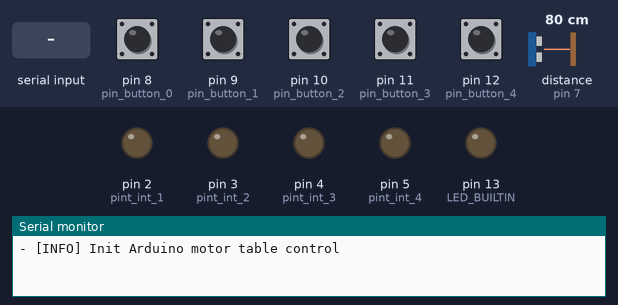
This sketch was run on a simulated Arduino Uno, built with avr-gcc and run on an emulated ATmega328P. On the bench: output pins drawn as LEDs (lit = HIGH), the last lines printed to the serial monitor. Dashed ring = blinking. The inputs (shaded band) are chosen by the test bench; at power-on: pin 8 (pin_button_0), pin 9 (pin_button_1), pin 10 (pin_button_2), pin 11 (pin_button_3), pin 12 (pin_button_4) HIGH, distance to the obstacle (sensor on pin 7) 80 cm. The echo pulse lasts 58.3 µs per cm; EEPROM starts erased; pins used as bus, display or sensor lines are not drawn.

Above: at 2.2 s.
2.3 s: pin 8 (pin_button_0) pulled LOW for 0.15 s
At 3.2 s:
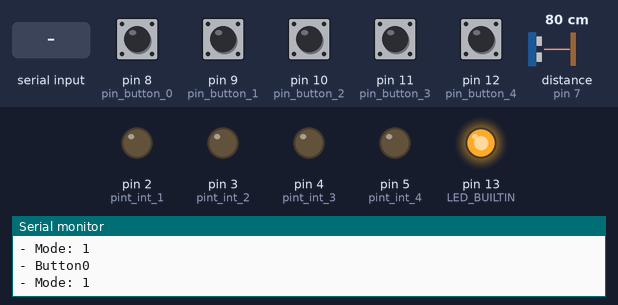
3.9 s: pin 11 (pin_button_3) pulled LOW for 0.15 s
At 4.4 s:
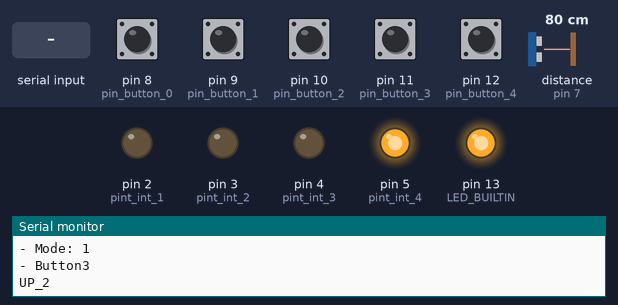
6.4 s: pin 12 (pin_button_4) pulled LOW for 0.15 s
At 7.2 s:
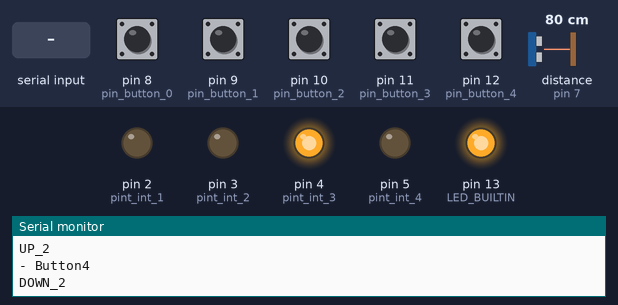
8.9 s: "up1\n" received over Serial
At 9.5 s:
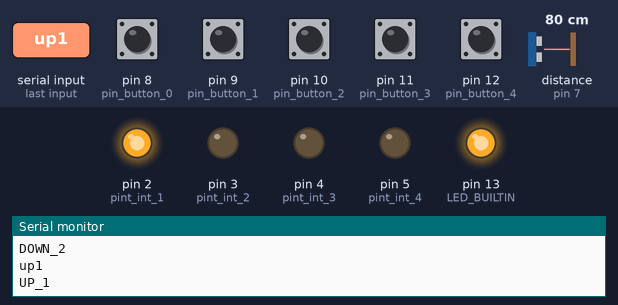
11.4 s: pin 9 (pin_button_1) pulled LOW for 0.15 s
At 11.9 s:
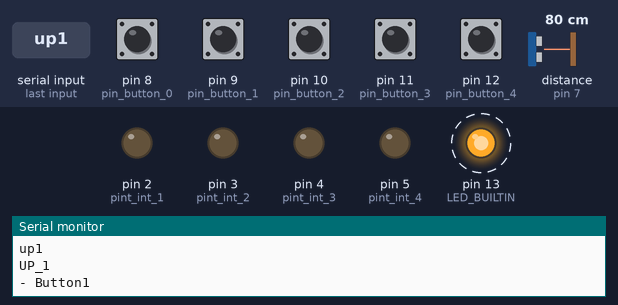
Timing chart, 0 to 14.4 s (numbered marks = the images above; inputs shaded):
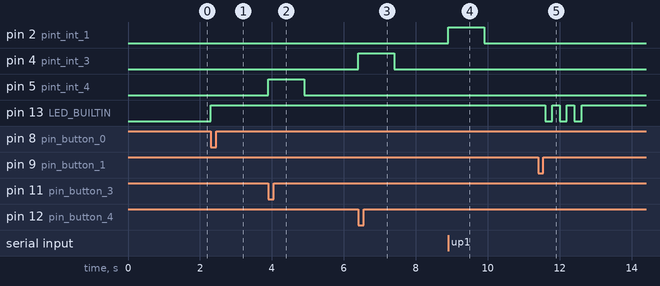

The sketch:

controller.ino
```cpp
#include <EEPROM.h>

// Stop
bool stop_on = false;

// Motor
int pint_int_1 = 2;
int pint_int_2 = 3;
int pint_int_3 = 4;
int pint_int_4 = 5;

// Ultrasonic sensor
int num_shots = 2;
int address_1  = 45;
int address_2  = 85;
int pin_sensor_trig  = 6;
int pin_sensor_echo  = 7;
long duration;
int distance;

// Buttons
int mode = 0;
int max_mode = 1;
int pin_button_0 = 8;
int last_state_pin_button_0 = 1;
int pin_button_1 = 9;
int pin_button_2 = 10;
int pin_button_3 = 11;
int pin_button_4 = 12;

void setup() {
  Serial.begin(9600);
  pinMode(pint_int_1, OUTPUT);
  pinMode(pint_int_2, OUTPUT);
  pinMode(pint_int_3, OUTPUT);
  pinMode(pint_int_4, OUTPUT);
  pinMode(pin_sensor_trig, OUTPUT);
  pinMode(pin_sensor_echo, INPUT);
  pinMode(pin_button_0, INPUT_PULLUP);
  pinMode(pin_button_1, INPUT_PULLUP);
  pinMode(pin_button_2, INPUT_PULLUP);
  pinMode(pin_button_3, INPUT_PULLUP);
  pinMode(pin_button_4, INPUT_PULLUP);
  pinMode(LED_BUILTIN, OUTPUT);
  Serial.println("- [INFO] Init Arduino motor table control");
  LedOff();
}

void loop () {
  serialMonitorControl();
  buttonControl();
}

void led_save (int delay_led, int num_led_on) {
  digitalWrite(13, LOW);
  for(int i = 0; i<num_led_on; i++){
    digitalWrite(13, HIGH);
    delay(delay_led);
    digitalWrite(13, LOW);
    delay(delay_led);
  }
}

void serialMonitorControl () {
  if (Serial.available() > 0) {
    String s = Serial.readStringUntil('\n');
    s.trim();
    Serial.println(s);

    // Sensor
    if (s.equals("u_read")) {
      readDistance();
    }
    if (s.equals("m_read_1")) {
      Serial.println(readIntFromEEPROM(address_1));
    }
    if (s.equals("m_read_2")) {
      Serial.println(readIntFromEEPROM(address_2));
    }
    if (s.equals("m_write_1")) {
      sensorWritePosition(address_1);
    }
    if (s.equals("m_write_2")) {
      sensorWritePosition(address_2);
    }
    if (s.equals("to_position_1")) {
      toPosition(address_1);
    }
    if (s.equals("to_position_2")) {
      toPosition(address_2);
    }

    // Motors

    if (s.equals("up1")) {
      Up1();
    }
    if (s.equals("down1")) {
      Down1();
    }
    if (s.equals("up2")) {
      Up2();
    }
    if (s.equals("down2")) {
      Down2();
    }
    if (s.equals("up")) {
      Up();
    }
    if (s.equals("down")) {
      Down();
    }

    if (s.equals("help")) {
      Serial.println("- Commands: up, down, up[number_motor], down[number_motor]");
    }
  }
}

void buttonControl () {

  byte buttonStateButton0 = digitalRead(pin_button_0);
  byte buttonStateButton1 = digitalRead(pin_button_1);
  byte buttonStateButton2 = digitalRead(pin_button_2);
  byte buttonStateButton3 = digitalRead(pin_button_3);
  byte buttonStateButton4 = digitalRead(pin_button_4);


  // Mode
  if (buttonStateButton0 == LOW) {
    Serial.println("- Button0");
    if (stop_on != true) {
      if (last_state_pin_button_0 == 1)
      {
        mode = mode + 1;
        if (mode > max_mode) {
          mode = 0;
        }
        last_state_pin_button_0 = 0;
      }
      Serial.print("- Mode: ");
      Serial.println(mode);
    }
  } else {
    stop_on = false;
  }
  if (buttonStateButton0 == HIGH) {
   last_state_pin_button_0 = 1;
  }

  if (mode == 0) {
    digitalWrite(13, LOW);
  }
  if (mode == 1) {
    digitalWrite(13, HIGH);
  }

  // Positions

  if (buttonStateButton1 == LOW) {
    Serial.println("- Button1");
    if (mode == 0) {
      toPosition(address_1);
    }
    if (mode == 1) {
      led_save(200, 3);
      sensorWritePosition(address_1);
    }
  }
  if (buttonStateButton2 == LOW) {
    Serial.println("- Button2");
    if (mode == 0) {
      toPosition(address_2);
    }
    if (mode == 1) {
      led_save(200, 3);
      sensorWritePosition(address_2);
    }
  }

  // Up&Down
  if (buttonStateButton3 == LOW) {
    Serial.println("- Button3");
    if (mode == 0) {
      Up();
    }
    if (mode == 1) {
      Up2();
    }
  }
  if (buttonStateButton4 == LOW) {
    Serial.println("- Button4");
    if (mode == 0) {
      Down();
    }
    if (mode == 1) {
      Down2();
    }
  }
}

// Ultrasonic sensor

int readDistance() {
  // Clears the pin_sensor_trig
  digitalWrite(pin_sensor_trig, LOW);
  delayMicroseconds(2);
  // Sets the pin_sensor_trig on HIGH state for 10 micro seconds
  digitalWrite(pin_sensor_trig, HIGH);
  delayMicroseconds(10);
  digitalWrite(pin_sensor_trig, LOW);
  // Reads the pin_sensor_echo, returns the sound wave travel time in microseconds
  duration = pulseIn(pin_sensor_echo, HIGH);
  // Calculating the distance
  distance = duration * 0.034 / 2;
  // Prints the distance on the Serial Monitor
  Serial.print("- Raw distance: ");
  Serial.println(distance);
  return distance;
}

// Average distance
int readDistanceAverage() {
  int index = 0;
  int sum_distance = 0;
  while(index < num_shots){
    sum_distance = sum_distance + readDistance();
    index = index + 1;
  }
  int end_distance = sum_distance/index;
  //Serial.println(index);
  //Serial.println(sum_distance);
  Serial.print("- Final distance: ");
  Serial.println(end_distance);
  return end_distance;
}

// Memory EEPROM

void writeIntIntoEEPROM(int address, int number)
{
  byte byte1 = number >> 8;
  byte byte2 = number & 0xFF;
  EEPROM.write(address, byte1);
  EEPROM.write(address + 1, byte2);
}

int readIntFromEEPROM(int address)
{
  byte byte1 = EEPROM.read(address);
  byte byte2 = EEPROM.read(address + 1);
  return (byte1 << 8) + byte2;
}

// Memory position

bool stopMove () {
  byte buttonStateButton0 = digitalRead(pin_button_0);

  if (buttonStateButton0 == LOW) {
    Serial.println("- Button0 - Stop!");
    if (last_state_pin_button_0 == 1)
    {
     stop_on = true;
     return stop_on;
    }
    stop_on = false;
    return stop_on;
  }
}

void sensorWritePosition(int address)
{
  writeIntIntoEEPROM(address, readDistance());
}

int toPosition(int address)
{
  int memory_distance = readIntFromEEPROM(address);
  while(readDistance() < memory_distance){
    if (stopMove()) {
      break;
    }
    Up();
  }
  while(readDistance() > memory_distance){
    if (stopMove()) {
      break;
    }
    Down();
  }
  Serial.print("- [INFO] In position or stop!");
}

// Motors

void Up() {
  Serial.println("UP");
  motor1Up();
  motor2Up();
  delay(1000);
  motorStop();
}

void Down() {
  Serial.println("DOWN");
  motor1Down();
  motor2Down();
  delay(1000);
  motorStop();
}

void Up1() {
  Serial.println("UP_1");
  motor1Up();
  delay(1000);
  motorStop();
}

void Down1() {
  Serial.println("DOWN_1");
  motor1Down();
  delay(1000);
  motorStop();
}

void Up2() {
  Serial.println("UP_2");
  motor2Up();
  delay(1000);
  motorStop();
}

void Down2() {
  Serial.println("DOWN_2");
  motor2Down();
  delay(1000);
  motorStop();
}

// Led info
void LedOn() {
  digitalWrite(LED_BUILTIN, HIGH);
  delay(1000);
}
void LedOff() {
  digitalWrite(LED_BUILTIN, LOW);
  delay(1000);
}

// Motors
void motor1Up()
{
  digitalWrite(pint_int_1, HIGH);
  digitalWrite(pint_int_2, LOW);
}

void motor1Down()
{
  digitalWrite(pint_int_1, LOW);
  digitalWrite(pint_int_2, HIGH);
}

void motor2Up()
{
  digitalWrite(pint_int_4, HIGH);
  digitalWrite(pint_int_3, LOW);
}

void motor2Down()
{
  digitalWrite(pint_int_4, LOW);
  digitalWrite(pint_int_3, HIGH);
}

void motorStop()
{
  digitalWrite(pint_int_1, LOW);
  digitalWrite(pint_int_2, LOW);
  digitalWrite(pint_int_3, LOW);
  digitalWrite(pint_int_4, LOW);
}
```

Measured:
- after the input at 2.3 s, pin 13 (LED_BUILTIN): LOW → HIGH at once
- after the input at 3.9 s, pin 5 (pint_int_4): LOW → HIGH at once, → LOW 1.0 s later
- after the input at 6.4 s, pin 4 (pint_int_3): LOW → HIGH at once, → LOW 1.0 s later
- after the input at 8.9 s, pin 2 (pint_int_1): LOW → HIGH at once, → LOW 1.0 s later
- after the input at 11.4 s, pin 13 (LED_BUILTIN): alternates HIGH for 0.20 s and LOW for 0.20 s, 6 changes in all, then stays HIGH, starting after 0.20 s
